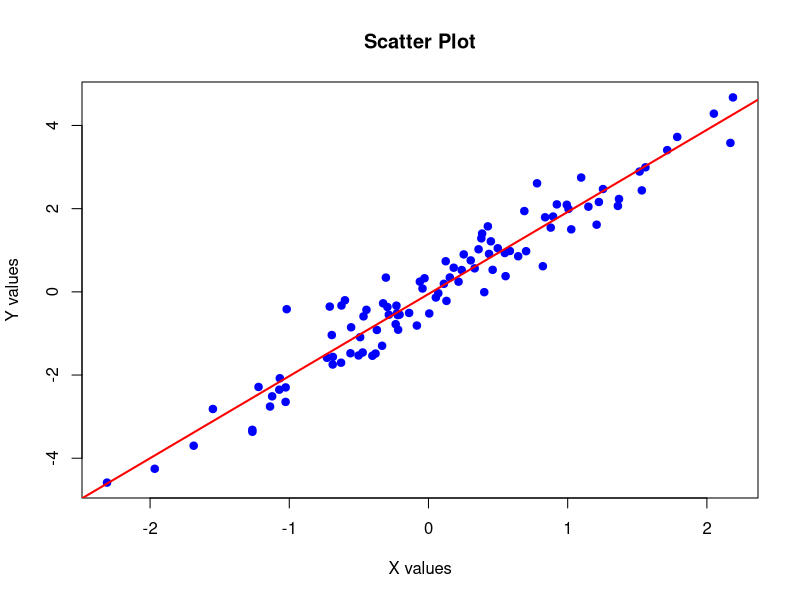
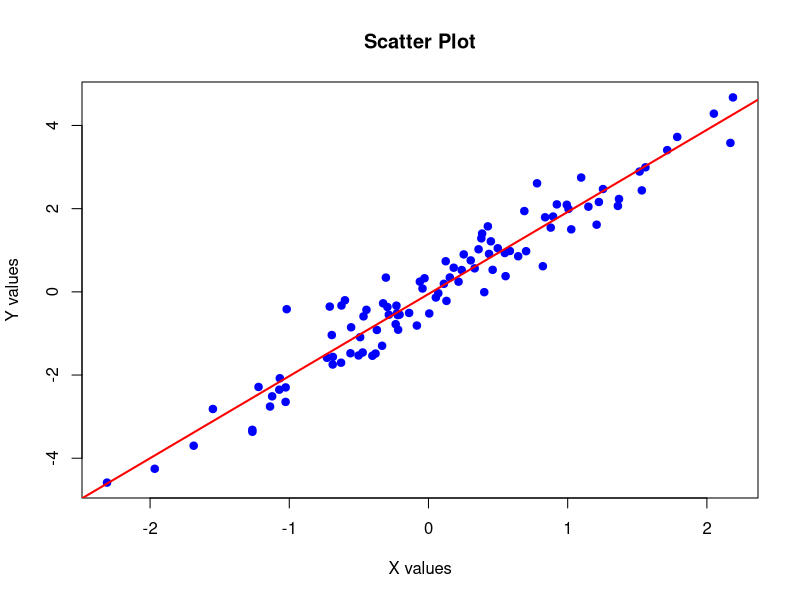

The R script that drew these images, in order:
# R script to create a scatter plot and save it with a random filename

# Generate sample data
set.seed(123)  # For reproducible random results
x <- rnorm(100)
y <- 2 * x + rnorm(100, sd = 0.5)

# Create a scatter plot
plot(x, y, 
     main = "Scatter Plot", 
     xlab = "X values", 
     ylab = "Y values",
     pch = 19,  # Solid circles
     col = "blue")

# Add a trend line
abline(lm(y ~ x), col = "red", lwd = 2)

# Generate a random filename
random_name <- paste0("scatter_plot_", sample(1000:9999, 1), ".png")

# Save the plot with the random filename
png(random_name, width = 800, height = 600)
plot(x, y, 
     main = "Scatter Plot", 
     xlab = "X values", 
     ylab = "Y values",
     pch = 19,  # Solid circles
     col = "blue")
abline(lm(y ~ x), col = "red", lwd = 2)
dev.off()

cat("Scatter plot saved as:", random_name, "\n")
